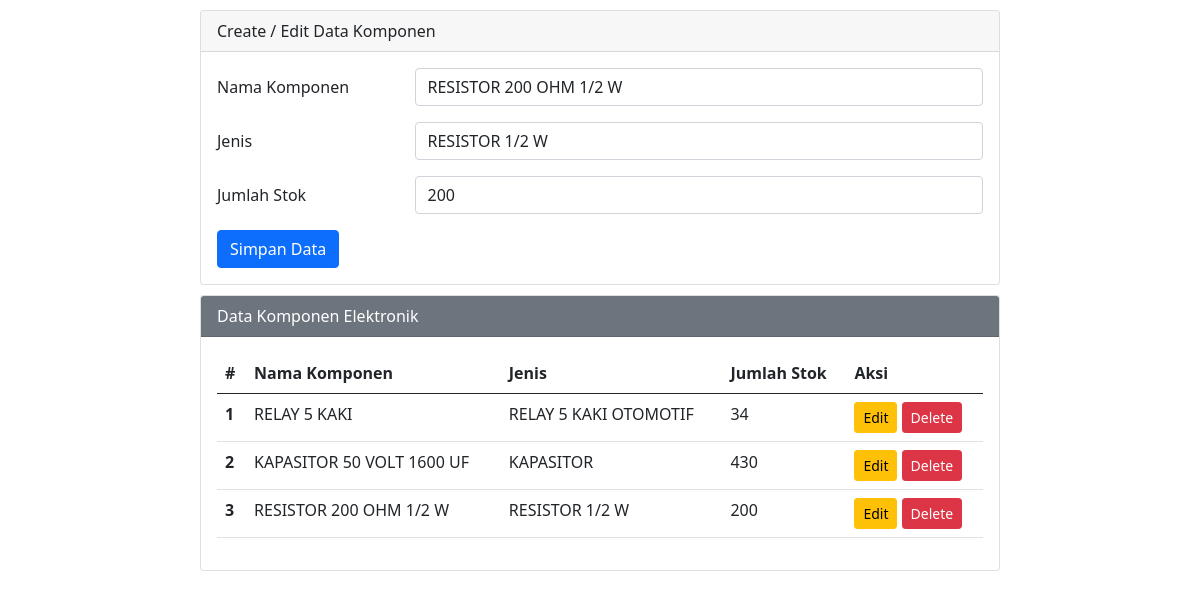
The page /index.php?op=edit&id=1 on the database its author committed.
### tables this page shows
CREATE TABLE `data_komponen` (
  `id_komponen` int(11) NOT NULL,
  `nama_komponen` varchar(100) NOT NULL,
  `jenis` varchar(50) NOT NULL,
  `jumlah_stok` int(11) NOT NULL
);

### backend.php (called while the page is built, shortened)
<?php
$host       = "localhost";
$user       = "root";
$pass       = "";
$db         = "komponen_elektronik";
$koneksi    = mysqli_connect($host, $user, $pass, $db);
$op = isset($_GET['op']) ? $_GET['op'] : "";
if ($op == 'edit') {
    $id   = $_GET['id'];
    $sql1 = "SELECT * FROM data_komponen WHERE id_komponen = '$id'";
    $q1   = mysqli_query($koneksi, $sql1);
    $r1   = mysqli_fetch_array($q1);
    $nama_komponen = $r1['nama_komponen'];
    $jenis         = $r1['jenis'];
    $jumlah_stok   = $r1['jumlah_stok'];
}
?>

### index.php (the view, shortened to what this page needs)
<?php include("backend.php"); ?>
<!DOCTYPE html>
<html lang="id">
<head>
    <link href="https://cdn.jsdelivr.net/npm/bootstrap@5.0.0-beta2/dist/css/bootstrap.min.css" rel="stylesheet">
    <link rel="stylesheet" href="style.css">
</head>
<body>
<div class="mx-auto">
    <div class="card">
        <div class="card-header">Create / Edit Data Komponen</div>
        <div class="card-body">
            <form action="" method="POST">
                <div class="mb-3 row">
                    <label for="nama_komponen" class="col-sm-3 col-form-label">Nama Komponen</label>
                    <div class="col-sm-9">
                        <input type="text" class="form-control" id="nama_komponen" name="nama_komponen" value="<?php echo $nama_komponen ?>">
                    </div>
                </div>
                <div class="mb-3 row">
                    <label for="jenis" class="col-sm-3 col-form-label">Jenis</label>
                    <div class="col-sm-9">
                        <input type="text" class="form-control" id="jenis" name="jenis" value="<?php echo $jenis ?>">
                    </div>
                </div>
                <div class="mb-3 row">
                    <label for="jumlah_stok" class="col-sm-3 col-form-label">Jumlah Stok</label>
                    <div class="col-sm-9">
                        <input type="number" class="form-control" id="jumlah_stok" name="jumlah_stok" value="<?php echo $jumlah_stok ?>">
                    </div>
                </div>
                <div class="col-12">
                    <input type="submit" name="simpan" value="Simpan Data" class="btn btn-primary" />
                </div>
            </form>
        </div>
    </div>
    <div class="card">
        <div class="card-header bg-secondary text-white">Data Komponen Elektronik</div>
        <div class="card-body">
            <table class="table">
                <thead>
                    <tr>
                        <th>#</th>
                        <th>Nama Komponen</th>
                        <th>Jenis</th>
                        <th>Jumlah Stok</th>
                        <th>Aksi</th>
                    </tr>
                </thead>
                <tbody>
                    <?php
                    $sql2   = "SELECT * FROM data_komponen ORDER BY id_komponen DESC";
                    $q2     = mysqli_query($koneksi, $sql2);
                    $urut   = 1;
                    while ($r2 = mysqli_fetch_array($q2)) {
                        $id_komponen   = $r2['id_komponen'];
                        $nama_komponen = $r2['nama_komponen'];
                        $jenis         = $r2['jenis'];
                        $jumlah_stok   = $r2['jumlah_stok'];
                    ?>
                    <tr>
                        <th><?php echo $urut++ ?></th>
                        <td><?php echo $nama_komponen ?></td>
                        <td><?php echo $jenis ?></td>
                        <td><?php echo $jumlah_stok ?></td>
                        <td>
                            <a href="index.php?op=edit&id=<?php echo $id_komponen ?>"><button class="btn btn-warning btn-sm">Edit</button></a>
                            <a href="index.php?op=delete&id=<?php echo $id_komponen ?>" onclick="return confirm('Yakin hapus data ini?')"><button class="btn btn-danger btn-sm">Delete</button></a>
                        </td>
                    </tr>
                    <?php } ?>
                </tbody>
            </table>
        </div>
    </div>
</div>
</body>
</html>

### style.css (style rules this page uses)
.mx-auto { width: 800px; }
.card { margin-top: 10px; }

### rows shown on the page
data_komponen: nama_komponen "RESISTOR 200 OHM 1/2 W", jenis "RESISTOR 1/2 W", jumlah_stok "200"
data_komponen: nama_komponen "RELAY 5 KAKI", jenis "RELAY 5 KAKI OTOMOTIF", jumlah_stok "34"
data_komponen: nama_komponen "KAPASITOR 50 VOLT 1600 UF", jenis "KAPASITOR", jumlah_stok "430"
